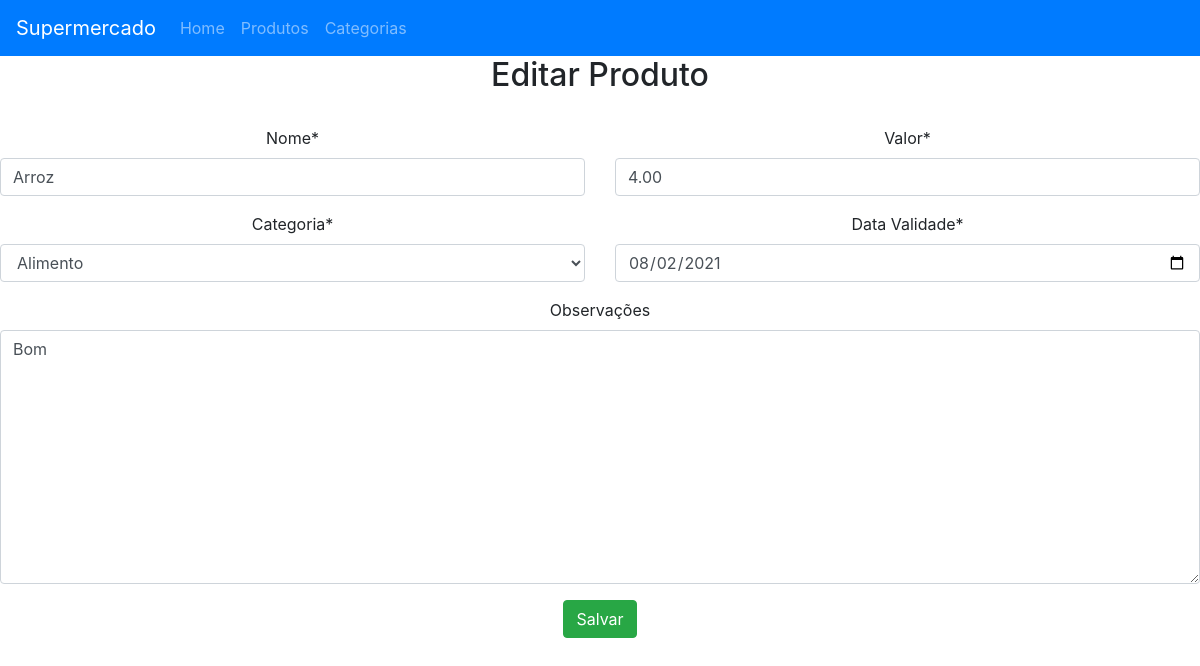
The app's page /produtos/update/1 with its own data.
### appProdutos/models.py (models this page shows, shortened)
class Produto(models.Model):
    nome = models.CharField(max_length=200)
    dataValidade = models.DateField()
    valor = models.DecimalField(max_digits=7, decimal_places=2)
    categoria = models.ForeignKey(Categoria, on_delete=models.CASCADE)
    observacoes = models.TextField(null= True, blank=True)
    dt_create = models.DateTimeField(auto_now_add=True)

### appProdutos/views.py (the view)
# urls.py: path('produtos/update/<int:pk>', updateProduto, name='produto_update'),
def updateProduto(request, pk):
    data = {}
    produto = Produto.objects.get(pk=pk)
    data['produto'] = produto
    form = ProdutoForm(request.POST or None, instance=produto)
    data['form'] = form
    if form.is_valid():
        form.save()
        return redirect('produto_list')
    return render(request, 'produto/form.html', data)

### appProdutos/forms.py
class ProdutoForm(forms.ModelForm):
    nome = forms.CharField(label='Nome', max_length=200, required=True)
    dataValidade = forms.DateField(label='Data Validade', required=True, widget=forms.DateInput(attrs={'type':'date'}))
    valor = forms.DecimalField(label='Valor', required=True)
    categoria = forms.ModelChoiceField(label='Categoria', required=True, queryset=Categoria.objects.all())
    observacoes = forms.CharField(label='Observações', required=False, widget=forms.Textarea)
    class Meta:
        model = Produto
        fields = ['nome', 'dataValidade', 'valor', 'categoria', 'observacoes']

### appProdutos/models.py (called while the page is built)
    def __str__(self):
        return self.nome

### templates/produto/form.html (shortened to what this page needs)
{% extends '../base.html' %}
{% load crispy_forms_tags %}
{% block content %}
    <div class="text-center">
        {% if produto %}
            <h2>Editar Produto</h2>
        {% else %}
            <h2>Cadastrar Produto</h2>
        {% endif %}
        <br>
    </div>
    <div class="text-center">
        <form method="POST" autocomplete="off">
            <div class="row">
                <div class="col-6">
                    <div class="form-group">
                        {{ form.nome|as_crispy_field }}
                    </div>
                </div>
                <div class="col-6">
                    <div class="form-group">
                        {{ form.valor|as_crispy_field }}
                    </div>
                </div>
            </div>
            <div class="row">
                <div class="col-6">
                    <div class="form-group">
                        {{ form.categoria|as_crispy_field }}
                    </div>
                </div>
                <div class="col-6">
                    <div class="form-group">
                        {{ form.dataValidade|as_crispy_field }}
                    </div>
                </div>
            </div>
            <div class="row">
                <div class="col-12">
                    <div class="form-group">
                        {{ form.observacoes|as_crispy_field }}
                    </div>
                </div>
            </div>
            <button type="submit" class="btn btn-success">Salvar</button>
        </form>
    </div>
{% endblock %}

### records on screen
Produto: nome "Arroz", valor "4.00", categoria "Alimento", dataValidade "08/02/2021", observacoes "Bom"
